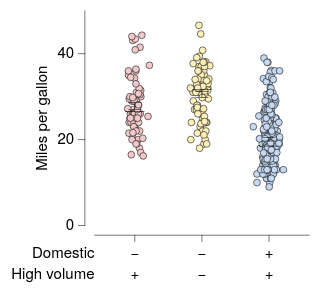

Source (Vega-Lite JSON):
### Vega-Lite specification from a JSON file in a GitHub repository (floating-point values rounded to 4 significant figures; data arrays with more than 128 entries replaced by an {"elided": "..."} marker saying what was removed)
{"background": null, "config": {"arc": {"fill": "#DBDBDB", "fillOpacity": 1.0, "innerRadius": 25.0, "padAngle": 0.03, "stroke": "black", "strokeOpacity": 1, "strokeWidth": 0.25}, "area": {"fill": "#DBDBDB", "fillOpacity": 1.0, "stroke": "black", "strokeOpacity": 1, "strokeWidth": 0.25}, "axis": {"domain": true, "domainCap": "round", "domainColor": "black", "domainWidth": 0.25, "grid": false, "gridCap": "round", "gridColor": "#F1F1F1", "gridDash": [0, 0], "gridOpacity": 1.0, "gridWidth": 0.25, "labelColor": "black", "labelFont": "Helvetica Neue", "labelFontSize": 7, "labelFontStyle": "normal", "labelFontWeight": 400, "offset": 4.5, "ticks": true, "tickCap": "round", "tickColor": "black", "tickRound": false, "tickSize": 3, "tickWidth": 0.25, "titleColor": "black", "titleFont": "Helvetica Neue", "titleFontSize": 7, "titleFontStyle": "normal", "titleFontWeight": 400}, "axisX": {"domain": true, "labelAlign": "center", "labelAngle": 0, "labels": true, "ticks": true, "translate": 0}, "axisY": {"domain": true, "labelAlign": "right", "labelAngle": 0, "labels": true, "ticks": true, "translate": 0}, "axisRight": {"domain": true, "labelAlign": "left", "labelAngle": 0, "labels": true, "ticks": true, "translate": 0}, "axisTop": {"domain": true, "labelAlign": "center", "labelAngle": 0, "labels": true, "ticks": true, "translate": 0}, "axisBand": {"tickOffset": 0}, "bar": {"fill": "#DBDBDB", "fillOpacity": 1.0, "stroke": "black", "strokeOpacity": 1, "strokeWidth": 0.25}, "boxplot": {"size": 9.0, "ticks": {"cornerRadius": 0.25, "fill": "black", "size": 4.5, "thickness": 0.25}, "box": {"fillOpacity": 1.0, "stroke": "black", "strokeOpacity": 1, "strokeWidth": 0.25}, "median": {"fill": "black", "fillOpacity": 1.0, "size": 9.0, "thickness": 0.25}, "rule": {"fill": "black", "fillOpacity": 1.0, "size": 10.0, "stroke": "black", "strokeDash": [0, 0], "strokeOpacity": 1, "strokeWidth": 0.25}, "outliers": {"color": "black", "fill": "black", "fillOpacity": 1.0, "size": 0, "stroke": "black", "strokeOpacity": 1, "strokeWidth": 0.25}}, "circle": {"fill": "black", "fillOpacity": 1.0, "size": 0.5, "stroke": null, "strokeOpacity": 1, "strokeWidth": 0.25}, "errorband": {"band": {"fillOpacity": 0.6, "stroke": null, "strokeWidth": 0.25, "strokeOpacity": 1}, "borders": {"opacity": 0, "strokeOpacity": 0.25, "strokeWidth": 1}}, "errorbar": {"opacity": 1, "rule": {"strokeDash": [0, 0], "strokeWidth": 0.25}, "ticks": {"color": "black", "cornerRadius": 0.125, "opacity": 1, "size": 6.0, "thickness": 0.25}, "thickness": 0.25}, "font": "Helvetica Neue", "geoshape": {"fill": "#DBDBDB", "fillOpacity": 1.0, "stroke": "black", "strokeOpacity": 1, "strokeWidth": 0.25}, "header": {"labelColor": "black", "labelFont": "Helvetica Neue", "labelFontSize": 7, "labelFontStyle": "normal", "labelFontWeight": 400, "titleColor": "black", "titleFont": "Helvetica Neue", "titleFontSize": 7, "titleFontStyle": "normal", "titleFontWeight": 400, "titlePadding": 0}, "legend": {"disable": false, "offset": 4.5, "titlePadding": 4, "labelOffset": 2, "gradientLabelOffset": 2, "gradientLength": 50.0, "gradientThickness": 5.0, "gradientOpacity": 1.0, "gradientStrokeColor": "black", "gradientStrokeWidth": 0.25, "labelColor": "black", "labelFont": "Helvetica Neue", "labelFontSize": 7, "labelFontStyle": "normal", "labelFontWeight": 400, "strokeColor": "black", "strokeWidth": 0, "symbolSize": 42, "symbolStrokeColor": "black", "symbolStrokeWidth": 0.25, "titleColor": "black", "titleFont": "Helvetica Neue", "titleFontSize": 7, "titleFontStyle": "normal", "titleFontWeight": 400}, "line": {"color": "black", "stroke": "black", "strokeCap": "round", "strokeDash": [0, 0], "strokeOpacity": 1, "strokeWidth": 0.375}, "point": {"filled": true, "fill": "#DBDBDB", "fillOpacity": 1.0, "size": 5.0, "stroke": "black", "strokeOpacity": 1, "strokeWidth": 0.25}, "range": {"category": ["#C6D9F1", "#F1C9CB", "#FEF0B9", "#CEE37A", "#7AA8E0", "#E589A3", "#FDDD5D", "#68B961", "#4177B1", "#C35082", "#E5C227", "#438156"], "diverging": {"scheme": ["#C35082", "#CE6D94", "#D989A7", "#E2A4BA", "#EABFCE", "#F1DBE2", "#F6F6F6", "#D7E0EB", "#B9CBE0", "#9BB6D5", "#7DA1C9", "#5F8CBD", "#4177B1"]}, "heatmap": {"scheme": ["#DFE9F7", "#C6D9F1", "#ADC8EC", "#94B8E6", "#7AA8E0", "#6097DA", "#4D87CA", "#4177B1", "#386898", "#2F597F", "#264A69", "#1D3A58"]}, "ordinal": {"scheme": ["#F1F1F1", "#DBDBDB", "#C6C6C6", "#B2B2B2", "#9D9D9D", "#898989", "#767676", "#636363", "#515151", "#404040", "#2F2F2F", "#1F1F1F"]}, "ramp": {"scheme": ["#DFE9F7", "#C6D9F1", "#ADC8EC", "#94B8E6", "#7AA8E0", "#6097DA", "#4D87CA", "#4177B1", "#386898", "#2F597F", "#264A69", "#1D3A58"]}}, "rule": {"color": "black", "stroke": "black", "strokeCap": "round", "strokeDash": [2, 2], "strokeOpacity": 1, "strokeWidth": 0.25}, "scale": {"bandPaddingInner": 0.1, "bandPaddingOuter": 0.1, "round": false}, "rect": {"fill": "#DBDBDB", "fillOpacity": 1.0, "stroke": "black", "strokeOpacity": 1, "strokeWidth": 0.25}, "square": {"fill": "#DBDBDB", "fillOpacity": 1.0, "size": 10.0, "stroke": "black", "strokeOpacity": 1, "strokeWidth": 0.25}, "text": {"color": "black", "font": "Helvetica Neue", "fontSize": 7, "fontStyle": "normal", "fontWeight": 400}, "title": {"anchor": "middle", "frame": "group", "color": "black", "font": "Helvetica Neue", "fontSize": 7, "fontStyle": "normal", "fontWeight": 400, "subtitleColor": "black", "subtitleFont": "Helvetica Neue", "subtitleFontSize": "Helvetica Neue", "subtitleFontStyle": "normal", "subtitleFontWeight": 400}, "view": {"continuousWidth": 100, "continuousHeight": 100, "discreteWidth": 100, "discreteHeight": 100, "fill": null, "stroke": null, "strokeWidth": 0.25}}, "vconcat": [{"layer": [{"data": {"name": "data-5a85ede2053d4aec77293cfb476ae07b"}, "mark": {"type": "circle", "opacity": 1.0, "size": 10.0, "stroke": "black", "strokeOpacity": 1, "strokeWidth": 0.25}, "encoding": {"color": {"field": "Origin", "legend": null, "sort": ["USA", "Europe", "Japan"], "title": null, "type": "nominal"}, "x": {"axis": {"labels": false, "title": null}, "field": "Origin", "sort": ["USA", "Europe", "Japan"], "title": "Origin", "type": "nominal"}, "xOffset": {"field": "jitter_x", "scale": {"domain": [-7.33, 7.33], "range": [5.17, 19.83]}, "type": "quantitative"}, "y": {"field": "Miles_per_Gallon", "title": "Miles per gallon", "type": "quantitative"}}}, {"data": {"name": "data-64e7897fd8423deef5c97d660b6d3367"}, "mark": {"type": "errorbar"}, "encoding": {"x": {"axis": {"labels": false, "title": null}, "field": "Origin", "sort": ["USA", "Europe", "Japan"], "title": "Origin", "type": "nominal"}, "y": {"field": "__mean", "title": "Miles per gallon", "type": "quantitative"}, "yError": {"field": "__error"}}}, {"data": {"name": "data-5a85ede2053d4aec77293cfb476ae07b"}, "mark": {"type": "boxplot", "box": {"fillOpacity": 0, "strokeOpacity": 0}, "outliers": {"opacity": 0}, "rule": {"strokeOpacity": 0}, "ticks": false}, "encoding": {"x": {"axis": {"labels": false, "title": null}, "field": "Origin", "sort": ["USA", "Europe", "Japan"], "title": "Origin", "type": "nominal"}, "y": {"field": "Miles_per_Gallon", "title": "Miles per gallon", "type": "quantitative"}}}]}, {"layer": [{"data": {"name": "data-55288b6e323762ec78afe05ee4b55819"}, "mark": {"type": "text", "align": "right", "baseline": "middle", "fontSize": 7}, "encoding": {"text": {"field": "__label", "type": "nominal"}, "x": {"value": 0}, "y": {"axis": {"domain": false, "grid": false, "labels": false, "ticks": false, "title": null}, "bandPosition": 0.5, "field": "__label", "scale": {"domain": ["Domestic", "High volume"]}, "sort": ["Domestic", "High volume"], "type": "nominal"}}}, {"data": {"name": "data-9157e9f73711b5ee45df891b622c3e5a"}, "mark": {"type": "text", "align": "center", "baseline": "middle", "fontSize": 7}, "encoding": {"text": {"field": "__value", "type": "nominal"}, "x": {"axis": {"domain": false, "grid": false, "labels": false, "ticks": false, "title": null}, "field": "__category", "sort": ["USA", "Europe", "Japan"], "type": "nominal"}, "y": {"axis": {"domain": false, "grid": false, "labels": false, "ticks": false, "title": null}, "bandPosition": 0.5, "field": "__label", "scale": {"domain": ["Domestic", "High volume"]}, "sort": ["Domestic", "High volume"], "type": "nominal"}}}], "height": 20, "view": {"fill": null, "stroke": null}, "width": 100}], "resolve": {"scale": {"x": "shared"}}, "spacing": 0, "$schema": "https://vega.github.io/schema/vega-lite/v6.4.1.json", "datasets": {"data-5a85ede2053d4aec77293cfb476ae07b": {"elided": "398 records"}, "data-64e7897fd8423deef5c97d660b6d3367": [{"Origin": "USA", "__mean": 20.08, "__error": 0.4058, "__dysonsphere__": 1}, {"Origin": "Japan", "__mean": 30.45, "__error": 0.6852, "__dysonsphere__": 1}, {"Origin": "Europe", "__mean": 27.89, "__error": 0.8037, "__dysonsphere__": 1}], "data-55288b6e323762ec78afe05ee4b55819": [{"__label": "Domestic", "__dysonsphere__": 1}, {"__label": "High volume", "__dysonsphere__": 1}], "data-9157e9f73711b5ee45df891b622c3e5a": [{"__label": "Domestic", "__category": "USA", "__value": "+", "__dysonsphere__": 1}, {"__label": "Domestic", "__category": "Europe", "__value": "−", "__dysonsphere__": 1}, {"__label": "Domestic", "__category": "Japan", "__value": "−", "__dysonsphere__": 1}, {"__label": "High volume", "__category": "USA", "__value": "+", "__dysonsphere__": 1}, {"__label": "High volume", "__category": "Europe", "__value": "+", "__dysonsphere__": 1}, {"__label": "High volume", "__category": "Japan", "__value": "−", "__dysonsphere__": 1}]}}
